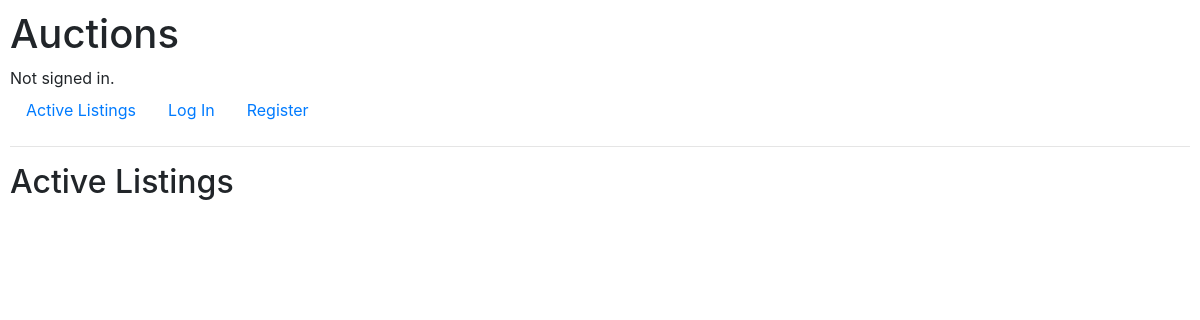
The app's page /, older data.
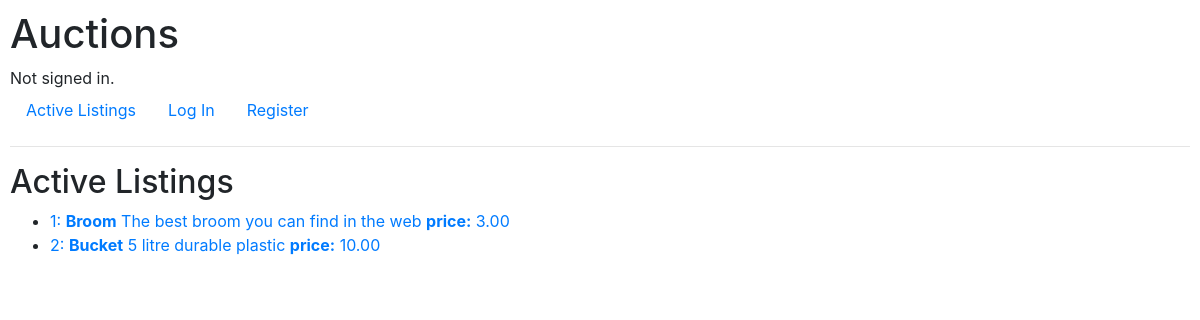
The same page, newer data.
### auctions/models.py (models this page shows, shortened)
class Listing(models.Model):
    title = models.CharField(max_length=50)
    description = models.CharField(max_length=1000)
    starting_bid = models.DecimalField(max_digits=10, decimal_places=2)
    created_date = models.DateTimeField("date published")
    category_id = models.ForeignKey(Category, on_delete=models.CASCADE)

### auctions/views.py (the view)
# urls.py: path("", views.index, name="index"),
def index(request):
    return render(request, "auctions/index.html",
    {
        "listings": Listing.objects.all()
    })

### auctions/templates/auctions/index.html
{% extends "auctions/layout.html" %}
{% block body %}
    <h2>Active Listings</h2>
    <ul>
        {% for listing in listings %}
            <li>
                <a href="{% url 'auctions:listing' listing.id %}">
                {{ listing.id }}: <strong>{{ listing.title }}</strong> {{ listing.description }} <strong>price:</strong> {{ listing.starting_bid }}
                </a>
            </li>
        {% endfor %}
    </ul>
{% endblock %}

### auctions/templates/auctions/layout.html (shortened to what this page needs)
{% load static %}
<!DOCTYPE html>
<html lang="en">
    <head>
        <link rel="stylesheet" href="https://stackpath.bootstrapcdn.com/bootstrap/4.4.1/css/bootstrap.min.css">
        <link href="{% static 'auctions/styles.css' %}" rel="stylesheet">
    </head>
    <body>
        <h1>Auctions</h1>
        <div>
            {% if user.is_authenticated %}
                Signed in as <strong>{{ user.username }}</strong>.
            {% else %}
                Not signed in.
            {% endif %}
        </div>
        <ul class="nav">
            <li class="nav-item">
                <a class="nav-link" href="{% url 'auctions:index' %}">Active Listings</a>
            </li>
            {% if user.is_authenticated %}
                <li class="nav-item">
                    <a class="nav-link" href="{% url 'auctions:categories' %}">Categories</a>
                </li>
                <li class="nav-item">
                    <a class="nav-link" href="{% url 'auctions:watchlist' %}">Watchlist</a>
                </li>
                <li class="nav-item">
                    <a class="nav-link" href="{% url 'auctions:create' %}">Create Listing</a>
                </li>
                <li class="nav-item">
                    <a class="nav-link" href="{% url 'auctions:logout' %}">Log Out</a>
                </li>
            {% else %}
                <li class="nav-item">
                    <a class="nav-link" href="{% url 'auctions:login' %}">Log In</a>
                </li>
                <li class="nav-item">
                    <a class="nav-link" href="{% url 'auctions:register' %}">Register</a>
                </li>
            {% endif %}
        </ul>
        <hr>
        {% block body %}
        {% endblock %}
    </body>
</html>

### auctions/static/auctions/styles.css (style rules this page uses)
body { padding: 10px; }

Row changes from the older to the newer data that the page shows:
added Listing: id "1", title "Broom", description "The best broom you can find in the web", starting_bid "3.00"
added Listing: id "2", title "Bucket", description "5 litre durable plastic", starting_bid "10.00"
